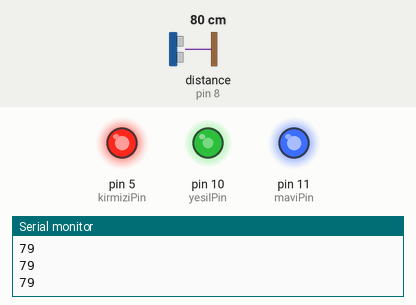
This sketch was run on a simulated Arduino Uno, built with avr-gcc and run on an emulated ATmega328P. Parts: output pins drawn as LEDs (lit = HIGH), the last lines printed to the serial monitor. Wiring (inferred from the names in the program): ultrasonic range finder: trigger pin 9; echo pin 8. Inputs (shaded band) come from the test bench; at power-on: distance to the obstacle (sensor on pin 8) 80 cm. The echo pulse lasts 58.3 µs per cm; pins used as bus, display or sensor lines are not drawn.

Above: at 1.2 s.
1.3 s: distance to the obstacle (sensor on pin 8) set to 66 cm
2.8 s: distance to the obstacle (sensor on pin 8) set to 56 cm
At 3.8 s:
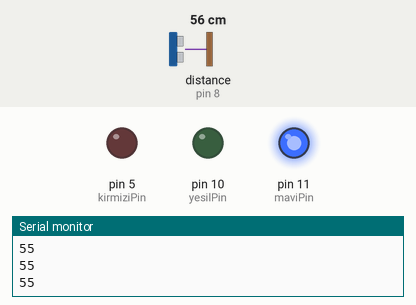
4.3 s: distance to the obstacle (sensor on pin 8) set to 34 cm
5.8 s: distance to the obstacle (sensor on pin 8) set to 28 cm
At 7.0 s:
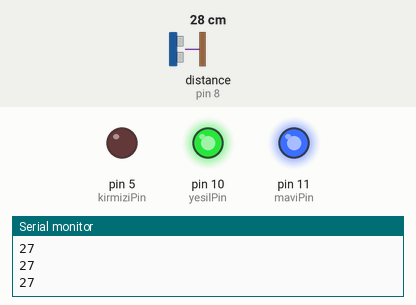
7.3 s: distance to the obstacle (sensor on pin 8) set to 120 cm
At 8.5 s:
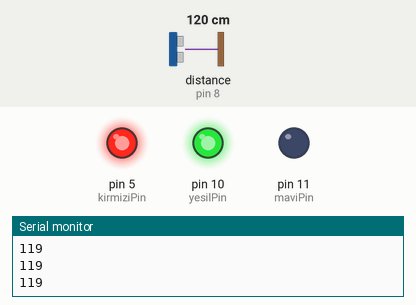
8.8 s: distance to the obstacle (sensor on pin 8) set to 105 cm
10.3 s: distance to the obstacle (sensor on pin 8) set to 95 cm
At 11.0 s:
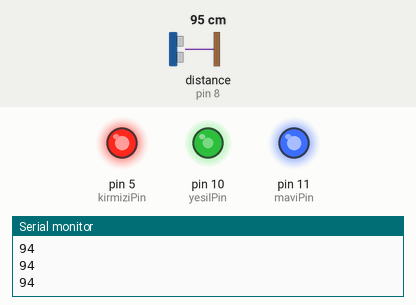
Timing chart, 0 to 12.8 s (numbered marks = the images above; inputs shaded):
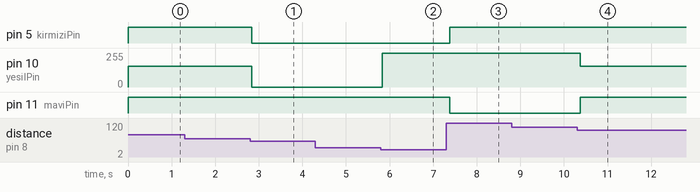

The sketch:

proje3.ino
```cpp
int kirmiziPin = 5;

int yesilPin = 10;

int maviPin = 11;

#define trigPin 9

#define echoPin 8

void setup()

{
  Serial.begin (9600);

  pinMode(trigPin, OUTPUT);

  pinMode(echoPin, INPUT);

  pinMode(kirmiziPin, OUTPUT);

  pinMode(yesilPin, OUTPUT);

  pinMode(maviPin, OUTPUT);

}

void loop()

{
  long sure, distance;
  digitalWrite(trigPin, LOW);
  delayMicroseconds(2);
  digitalWrite(trigPin, HIGH);
  delayMicroseconds(10);
  digitalWrite(trigPin, LOW);
  sure = pulseIn(echoPin, HIGH);
  distance = (sure / 2) / 29.1;


  if (distance >= 0 && distance < 30) {
    changeColour (255, 0, 0);  // kirmizi
  }
  if (distance >= 30 && distance < 60) {
    changeColour (255, 255, 0);  // sarı
  }
  if (distance >= 60 && distance < 100) {
    changeColour (0, 100, 0);  // yeşil
  }
  if (distance >= 100 && distance < 150) {
    changeColour (0, 0, 255);  // mavi
  }
  if (distance >= 150 && distance < 180) {
    changeColour (139, 0, 139);  // mor
  }
  Serial.println(distance);
  delay(100);

}

void changeColour(int kirmizi, int yesil, int mavi)

{

  kirmizi = 255 - kirmizi;

  yesil = 255 - yesil;

  mavi = 255 - mavi;

  analogWrite(kirmiziPin, kirmizi);

  analogWrite(yesilPin, yesil);

  analogWrite(maviPin, mavi);

}
```

Measured:
- the behaviour switches between 61 and 60 cm on distance to the obstacle (sensor on pin 8) (found by bisection; images 0 and 1)
- the behaviour switches between 31 and 30 cm on distance to the obstacle (sensor on pin 8) (found by bisection; images 1 and 2)
- the behaviour switches between 101 and 100 cm on distance to the obstacle (sensor on pin 8) (found by bisection; images 3 and 4)
- after the input at 2.8 s, pin 5 (kirmiziPin): HIGH → LOW at once; pin 10 (yesilPin): 155/255 → 0/255 at once
- after the input at 5.8 s, pin 10 (yesilPin): 0/255 → 255/255 at once
- after the input at 7.3 s, pin 5 (kirmiziPin): LOW → HIGH after 0.08 s; pin 11 (maviPin): HIGH → LOW after 0.08 s
- after the input at 10.3 s, pin 10 (yesilPin): 255/255 → 155/255 after 0.08 s; pin 11 (maviPin): LOW → HIGH after 0.08 s
